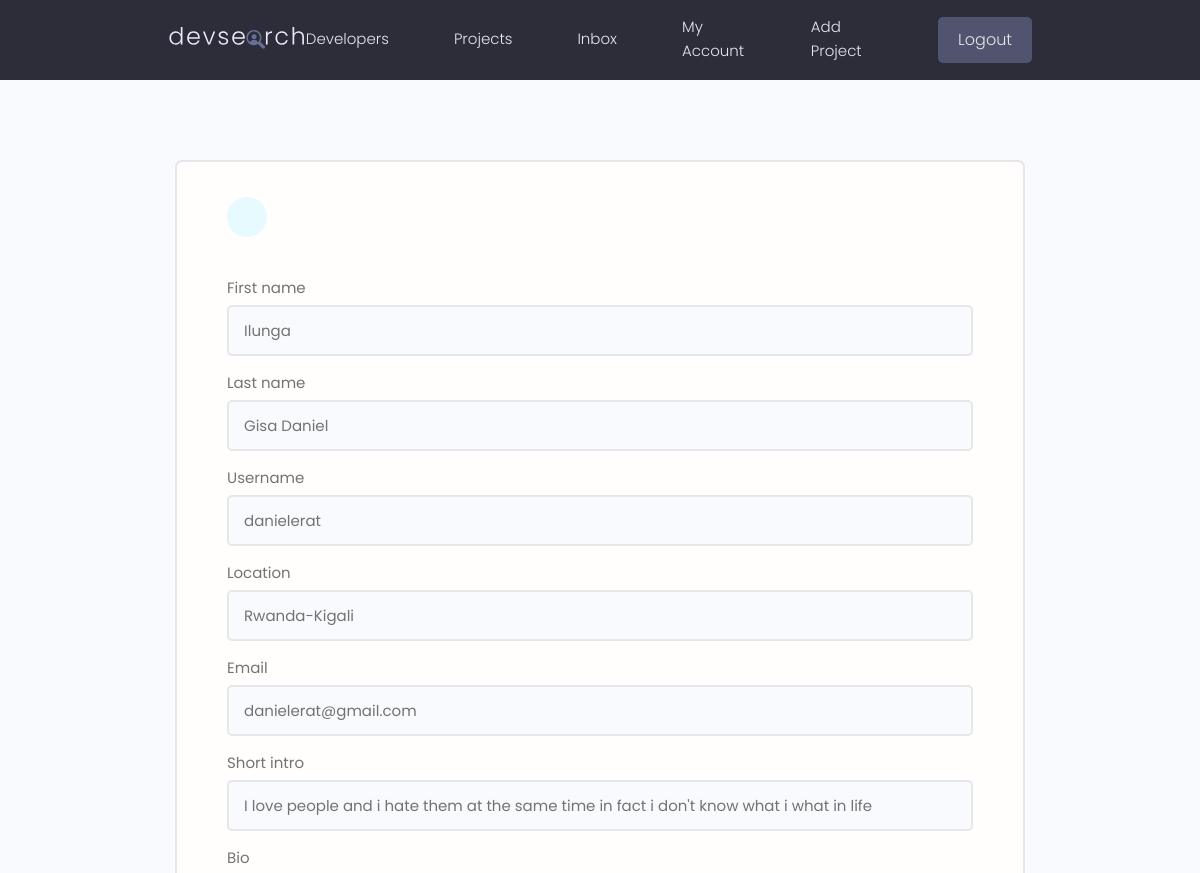
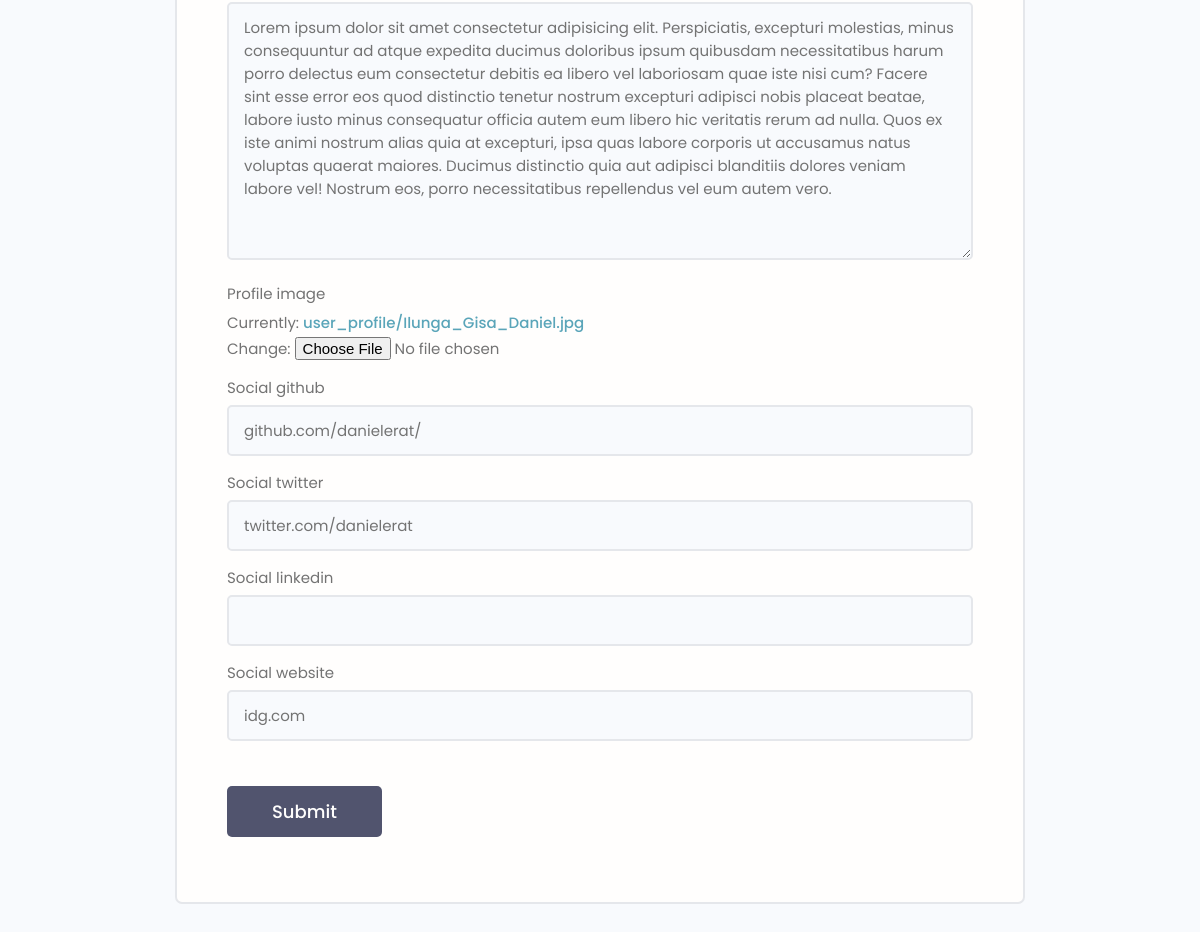
The page /edit_account/ (signed in) on the database its author committed (2 pictures, top to bottom).
### users/models.py (models this page shows, shortened)
class Profile(models.Model):
    user = models.OneToOneField(User, on_delete=models.CASCADE, null=True, blank=True)
    first_name = models.CharField(max_length=200, blank=True, null=True)
    last_name = models.CharField(max_length=200, blank=True, null=True)
    username = models.CharField(max_length=200, blank=True, null=True)
    location = models.CharField(max_length=200, blank=True, null=True)
    email = models.EmailField(max_length=400, blank=True, null=True)
    short_intro = models.CharField(max_length=400, blank=True, null=True)
    bio = models.TextField(blank=True, null=True)
    profile_image = models.ImageField(null=True, upload_to='user_profile', default='user_profile/user-default.png')
    social_github = models.CharField(max_length=200, blank=True, null=True)
    social_twitter = models.CharField(max_length=200, blank=True, null=True)
    social_linkedin = models.CharField(max_length=200, blank=True, null=True)
    social_website = models.CharField(max_length=200, blank=True, null=True)
    created = models.DateTimeField(auto_now_add=True)
    id = models.UUIDField(default=uuid.uuid4, unique=True, primary_key=True, editable=False)

### users/views.py (the view)
# urls.py: path('edit_account/', views.edit_account, name='edit_account'),
@login_required(login_url='users:login')
def edit_account(request):
    user = request.user.profile
    form = ProfileForm(instance=user)
    if request.method == "POST":
        form = ProfileForm(request.POST, request.FILES, instance=user)
        if form.is_valid():
            updated = form.save()
            messages.info(request, "%s Your Account Data Updated Successfully" % updated.username)
            return redirect('users:account')
    context = {'form': form}
    return render(request, 'users/profile_form.html', context)

### users/forms.py
class ProfileForm(ModelForm):
    class Meta:
        model = Profile
        fields = ['first_name', 'last_name', 'username', 'location', 'email',
                  'short_intro', 'bio', 'profile_image', 'social_github',
                  'social_twitter', 'social_linkedin', 'social_website']
    def __init__(self, *args, **kwargs):
        super(ProfileForm, self).__init__(*args, **kwargs)
        for name, field in self.fields.items():
            field.widget.attrs.update({'class': 'input'})

### users/templates/users/profile_form.html (shortened to what this page needs)
{% extends 'base.html' %}
{% block content %}
    <main class="formPage my-xl">
        <div class="content-box">
            <div class="formWrapper">
                <a class="backButton" href="{% url 'users:account' %}"></a>
                <br>
                <form class="form" method="POST" action="{% url 'users:edit_account' %}" enctype="multipart/form-data">
                    {% for field in form %}
                        <div class="form__field">
                            <label>{{ field.label }} </label>
                            {{ field }}
                        </div>
                    {% endfor %}
                    <input class="btn btn--sub btn--lg  my-md" type="submit" value="Submit"/>
                </form>
            </div>
        </div>
    </main>
{% endblock %}

### static/css/app.css (style rules this page uses)
:root { --color-sub: #2d2d39; }
.btn--sub { background-color: var(--color-sub-light); }
.content-box { width: 95%; max-width: 85rem; margin: 0 auto; }
.backButton { background: var(--color-main-light); color: var(--color-main); width: 4rem; height: 4rem; display: flex; align-items: center; justify-content: center; border-radius: 50%; }
.formPage .formWrapper { list-style: none; background: var(--color-white); padding: 3.5rem 5rem; border: 2px solid var(--color-light); border-radius: 0.7rem; }

### static/uikit/styles/modules/_variables.css (style rules this page uses)
:root { --color-main: #5aa5b9; --color-main-light: #e6faff; --color-sub: #3f4156; --color-sub-light: #51546e; --color-sub-lighter: #ededfd; --color-text: #737373; --color-gray: #8b8b8b; --color-light: #e5e7eb; --color-light-gray: #767676; --color-bg: #f8fafd; --color-white: #fffefd; --color-white-light: #f3f3f3; --color-success: #359e64; --color-success-bg: #def8e8; --color-error: #fc4b0b; --color-error-bg: #fff2ee; --font-base: 'Poppins', arial, helvetica, 'Segoe UI', roboto, ubuntu, sans-serif; --font-monospace: 'Fira Code', 'Courier New', courier, monospace; --font-regular: 300; --font-medium: 500; --font-bold: 700; --generic-shadow: 1px 1px 5px #00000010; --generic-transition: all 0.3s ease-in-out; }

### static/uikit/styles/modules/_base.css (style rules this page uses)
* { margin: 0; padding: 0; box-sizing: border-box; text-rendering: optimizeLegibility; color: inherit; font-size: inherit; }
html { font-size: 50%; }
@media only screen and (min-width: 480px) { html { font-size: 56.25%; } }
@media only screen and (min-width: 1200px) { html { font-size: 62.5%; } }
body { line-height: 1.6; font-weight: 400; font-size: 1.5rem; color: var(--color-text); background-color: var(--color-bg); min-height: 100vh; }

### static/uikit/styles/modules/_typography.css (style rules this page uses)
* { font-family: var(--font-base); }
a { padding-bottom: 2px; text-decoration: none; display: inline-block; color: var(--color-main); font-weight: var(--font-medium); }

### static/uikit/styles/modules/_utilities.css (style rules this page uses)
.my-md { margin: 3rem auto; }
.my-xl { margin: 8rem auto; }

### static/uikit/styles/modules/_button.css (style rules this page uses)
.btn { display: inline-block; position: relative; cursor: pointer; background-color: var(--color-light); font-weight: var(--font-medium); color: var(--color-sub); text-decoration: none; padding: 1rem 2rem; border-radius: 0.5rem; border: none; width: -webkit-fit-content; width: -moz-fit-content; width: fit-content; height: -webkit-fit-content; height: -moz-fit-content; height: fit-content; font-size: 1.6rem; outline-width: 0; outline-color: transparent; -webkit-backface-visibility: hidden; backface-visibility: hidden; transition: all 0.3s ease-in-out; }
.btn--sub { background-color: var(--color-sub); color: var(--color-white); }
.btn--lg { font-size: 1.8rem; padding: 1.2rem 4.5rem; }

### static/uikit/styles/modules/_form.css (style rules this page uses)
.form { display: block; }
.form__field { margin-top: 1.5rem; margin-bottom: 1.5rem; }
.form__label, .form__field > label { display: block; margin-bottom: 0.5rem; color: var(--color-text); }
input.input[type='text'], input.input[type='email'], input.input[type='password'], input.input[type='number'], textarea.input { min-width: 24rem; width: 100%; padding: 1.2rem 1.5rem; border-radius: 0.5rem; border: 2px solid var(--color-light); transition: all 0.3s ease-in-out; background-color: var(--color-bg); }

### rows shown on the page
Profile: form "Ilunga" "Gisa Daniel" "danielerat" "Rwanda-Kigali" "danielerat@gmail.com" "I love people and i hate them at the same time in fact i don't know what i what in life" "Lorem ipsum dolor sit amet consectetur adipisicing elit. Perspiciatis, excepturi molestias, minus consequuntur ad atque expedita ducimus doloribus ipsum quibusdam necessitatibus harum porro delectus eum consectetur debitis ea libero vel laboriosam quae iste nisi cum? Facere sint esse error eos quod distinctio tenetur nostrum excepturi adipisci nobis placeat beatae, labore iusto minus consequatur officia autem eum libero hic veritatis rerum ad nulla. Quos ex iste animi nostrum alias quia at excepturi, ipsa quas labore corporis ut accusamus natus voluptas quaerat maiores. Ducimus distinctio quia aut adipisci blanditiis dolores veniam labore vel! Nostrum eos, porro necessitatibus repellendus…" "github.com/danielerat/" "twitter.com/danielerat" "idg.com"

### other values the page prints
{{ field.label }} "First name" "Last name" "Username" "Location" "Email" "Short intro" "Bio" "Profile image" "Social github" "Social twitter" "Social linkedin" "Social website"
